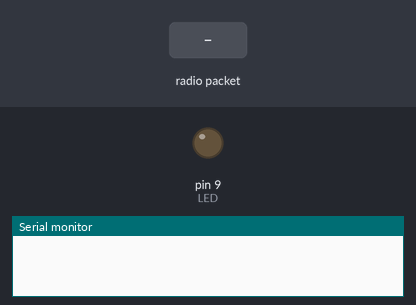
Recording of a sketch running on a simulated Arduino Uno, built with avr-gcc and run on an emulated ATmega328P. Shown: output pins drawn as LEDs (lit = HIGH), the last lines printed to the serial monitor. The inputs (shaded band) are chosen by the test bench. No radio packets arrive unless stated.

Above: at 1.3 s.
1.4 s: radio packet "1" arrives
At 1.5 s:
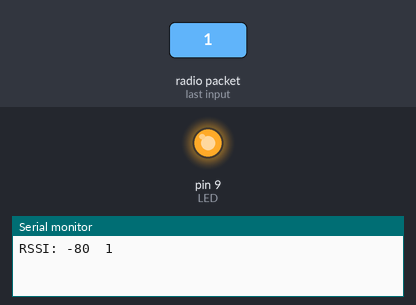
Timing chart, 0 to 4.4 s (numbered marks = the images above; inputs shaded):
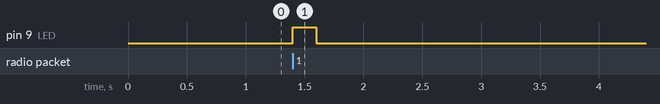

Measured:
- after the input at 1.4 s, pin 9 (LED): LOW → HIGH at once, → LOW 0.20 s later

The sketch:

moteino_lora_struct_rx.ino
```cpp
// Feather9x_RX
// -*- mode: C++ -*-
// Example sketch showing how to create a simple messaging client (receiver)
// with the RH_RF95 class. RH_RF95 class does not provide for addressing or
// reliability, so you should only use RH_RF95 if you do not need the higher
// level messaging abilities.
// It is designed to work with the other example Feather9x_TX

#include <SPI.h>
#include <RH_RF95.h>

#define NODEID 1
#define GATEWAYID 1

// Change to 434.0 or other frequency, must match RX's freq!
#define RF95_FREQ 868.0

// Singleton instance of the radio driver
RH_RF95 rf95;

// Blinky on receipt
#define LED 9

typedef struct {
  int           nodeId; //store this nodeId
  int           gatewayId;
  unsigned long packetCount;
  float         temp;
  float         humid;
  float         lux;
  float         batt;
} Payload;
Payload theData;

void setup()
{
  pinMode(LED, OUTPUT);
//  pinMode(RFM95_RST, OUTPUT);
//  digitalWrite(RFM95_RST, HIGH);

  while (!Serial);
  Serial.begin(9600);
  delay(100);

  //Serial.println("Feather LoRa RX Test!");

  // manual reset
  //digitalWrite(RFM95_RST, LOW);
  //delay(10);
  //digitalWrite(RFM95_RST, HIGH);
  //delay(10);

  while (!rf95.init()) {
    //Serial.println("LoRa radio init failed");
    while (1);
  }
  //Serial.println("LoRa radio init OK!");

  // Defaults after init are 434.0MHz, modulation GFSK_Rb250Fd250, +13dbM
  if (!rf95.setFrequency(RF95_FREQ)) {
    //Serial.println("setFrequency failed");
    while (1);
  }
  //Serial.print("Set Freq to: "); Serial.println(RF95_FREQ);

  // Defaults after init are 434.0MHz, 13dBm, Bw = 125 kHz, Cr = 4/5, Sf = 128chips/symbol, CRC on

  // The default transmitter power is 13dBm, using PA_BOOST.
  // If you are using RFM95/96/97/98 modules which uses the PA_BOOST transmitter pin, then
  // you can set transmitter powers from 5 to 23 dBm:
  rf95.setTxPower(23, false);
}

void loop()
{

  if (rf95.available())
  {
    // Should be a message for us now
  //  uint8_t buf[RH_RF95_MAX_MESSAGE_LEN];
  //  uint8_t len = sizeof(buf);

   uint8_t buf[sizeof(Payload)];
    uint8_t len = sizeof(buf);

    if (rf95.recv(buf, &len))
    {

      //RH_RF95::printBuffer("Received: ", buf, len);

      Serial.print("RSSI: ");
      Serial.print(rf95.lastRssi(), DEC);

      Serial.print('\t'); // TSV

      Serial.println((char*)buf);

     theData = *(Payload*)buf;

      digitalWrite(LED,HIGH);
    delay(200);
    digitalWrite(LED, LOW);


    int           nodeId; //store this nodeId
    int gatewayId;
  unsigned long packetCount;
  float         batt;
  float         temp;
  float         humid;
  float         lux;

  gatewayId = theData.gatewayId;
  nodeId = theData.nodeId;
  packetCount = theData.packetCount;
  temp = theData.temp;
  humid = theData.humid;
  lux = theData.lux;
  batt = theData.batt;

  Serial.print("lux=");
  Serial.println(lux);


      /*
      // Send a reply
      uint8_t data[] = "And hello back to you";
      rf95.send(data, sizeof(data));
      rf95.waitPacketSent();
      Serial.println("Sent a reply");
      digitalWrite(LED, LOW);
      */
    }
    else
    {
      Serial.println("Receive failed");
    }
  }
}
```
